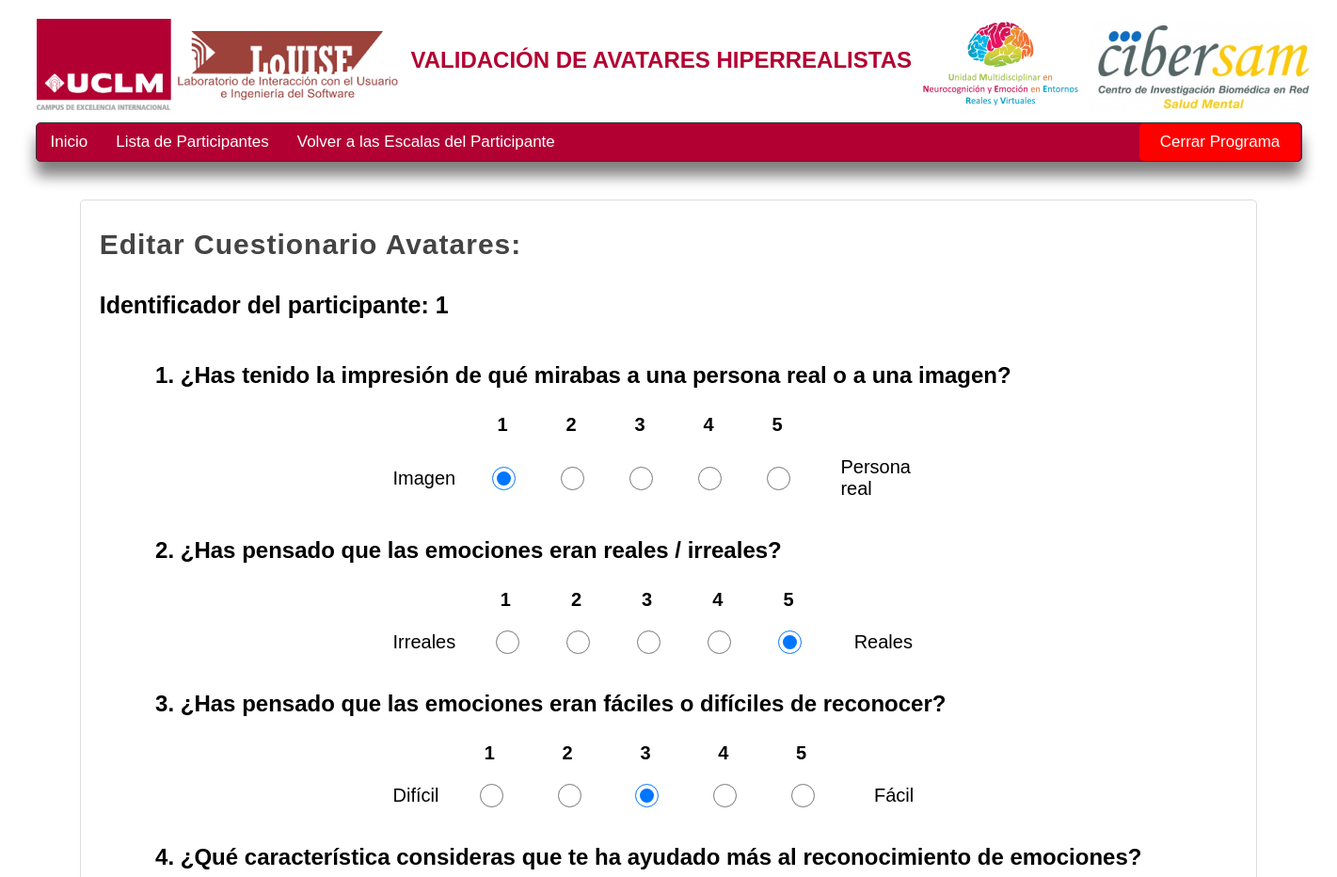
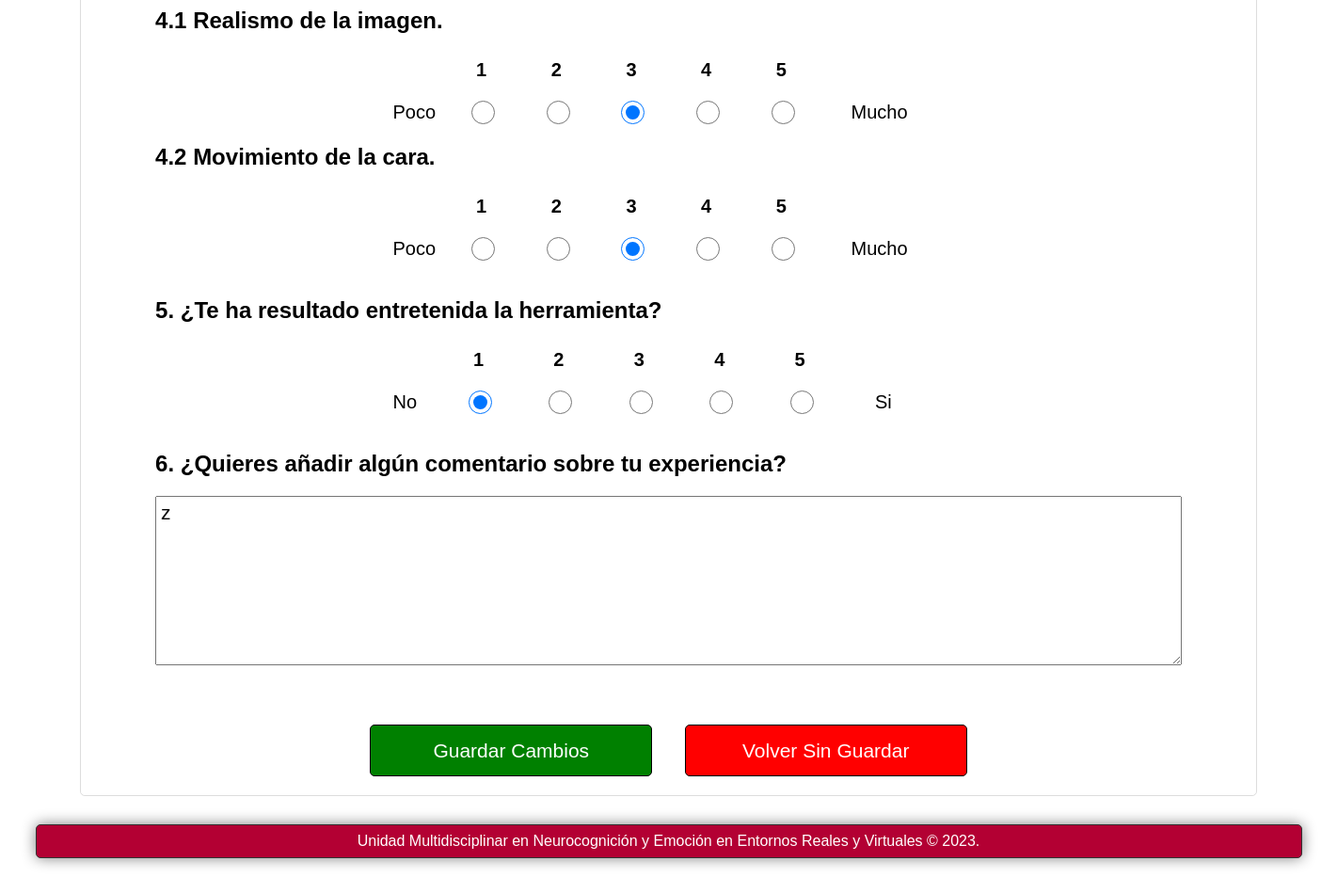
The app's page /cuestionarioavatares/control/estable/1/1/28-06-2023 19:30:10/ with its own data (2 pictures, top to bottom).
### appcarasrealistas.py (models this page shows)
class Cuestionarioavatares(db.Model):
    __bind_key__ = 'datosappcarasrealistas'
    idescala = db.Column(db.Integer, primary_key=True)
    idparticipante = db.Column(db.Text)
    nhcparticipante = db.Column(db.Text)
    tipoparticipante = db.Column(db.Text)
    estadoparticipante = db.Column(db.Text)
    estadoescala = db.Column(db.Text)
    fechacreacion = db.Column(db.Text)
    fechaultimamodificacion = db.Column(db.Text)
    cuestionarioavatares1 = db.Column(db.Text)
    cuestionarioavatares2 = db.Column(db.Text)
    cuestionarioavatares3 = db.Column(db.Text)
    cuestionarioavatares4_1 = db.Column(db.Text)
    cuestionarioavatares4_2 = db.Column(db.Text)
    cuestionarioavatares5 = db.Column(db.Text)
    cuestionarioavatares6 = db.Column(db.Text)

### appcarasrealistas.py (the view, shortened to what this page needs)
@appcarasrealistas.route("/cuestionarioavatares/<string:tipoparticipante>/<string:estadoparticipante>/<int:idparticipante>/<string:nhcparticipante>/<string:fechacreacion>/", methods=["GET", "POST"])
def mostrarcuestionarioavatares(tipoparticipante="", estadoparticipante="", idparticipante=None, nhcparticipante="", fechacreacion=""):
    if tipoparticipante == "control":
        if estadoparticipante =="estable":
            nombretablabd = Cuestionarioavatares
        tipolayout = 'layoutescalascontrol.html'
    formulariosecundario = buscarfirstparticipante(nombretablabd, idparticipante, nhcparticipante, fechacreacion)
    if not formulariosecundario:
        formulariosecundario = crearparticipanteescala(nombretablabd, idparticipante, nhcparticipante, fechacreacion)
    return render_template("/cuestionarioavatares.html", tipolayout=tipolayout, tipoparticipante=tipoparticipante, idparticipante=idparticipante, nhcparticipante=nhcparticipante, formulariosecundario=formulariosecundario)

### templates/cuestionarioavatares.html (shortened to what this page needs)
{% extends tipolayout %}
{% block contenttitle %}
<div>
    {% if formulariosecundario.estadoparticipante == "estable" %}
        {% if formulariosecundario.estadoescala == "Sin rellenar" %}
            <h1 class="titulo2">Cuestionario Avatares:</h1>
        {% elif formulariosecundario.estadoescala == "En Proceso o Finalizada" %}
            <h1 class="titulo2">Editar Cuestionario Avatares:</h1>
        {% endif %}
    {% endif %}
    <br>
</div>
{% endblock %}
{% block contentform %}
<div>
    <h4>1. ¿Has tenido la impresión de qué mirabas a una persona real o a una imagen?</h4>
    <table class="table11">
        <thead class="theadtable">
            <tr>
                <td class="titulostablas12"> </td>
                <td class="titulostablas12">1</td>
                <td class="titulostablas12">2</td>
                <td class="titulostablas12">3</td>
                <td class="titulostablas12">4</td>
                <td class="titulostablas12">5</td>
                <td class="titulostablas12"> </td>
            </tr>
        </thead>
        <tbody class="tbodytable1">
            <tr>
                <td class="titulostablas6">Imagen</td>
                <td class="contenidotabla1">
                    <input type="radio" id="cuestionarioavatares1" name="cuestionarioavatares1" value="1" {% if formulariosecundario.cuestionarioavatares1 == "1"  %} checked {% endif %}>
                </td>
                <td class="contenidotabla1">
                    <input type="radio" id="cuestionarioavatares2" name="cuestionarioavatares1" value="2" {% if formulariosecundario.cuestionarioavatares1 == "2"  %} checked {% endif %}>
                </td>
                <td class="contenidotabla1">
                    <input type="radio" id="cuestionarioavatares3" name="cuestionarioavatares1" value="3" {% if formulariosecundario.cuestionarioavatares1 == "3"  %} checked {% endif %}>
                </td>
                <td class="contenidotabla1">
                    <input type="radio" id="cuestionarioavatares4" name="cuestionarioavatares1" value="4" {% if formulariosecundario.cuestionarioavatares1 == "4"  %} checked {% endif %}>
                </td>
                <td class="contenidotabla1">
                    <input type="radio" id="cuestionarioavatares5" name="cuestionarioavatares1" value="5" {% if formulariosecundario.cuestionarioavatares1 == "5"  %} checked {% endif %}>
                </td>
                <td class="titulostablas6">Persona real</td>
            </tr>
        </tbody>
    </table>
</div>
<br>
<div>
    <h4>2. ¿Has pensado que las emociones eran reales / irreales?</h4>
    <table class="table11">
        <thead class="theadtable">
            <tr>
                <td class="titulostablas12"> </td>
                <td class="titulostablas12">1</td>
                <td class="titulostablas12">2</td>
                <td class="titulostablas12">3</td>
                <td class="titulostablas12">4</td>
                <td class="titulostablas12">5</td>
                <td class="titulostablas12"> </td>
            </tr>
        </thead>
        <tbody class="tbodytable1">
            <tr>
                <td class="titulostablas6">Irreales</td>
                <td class="contenidotabla1">
                    <input type="radio" id="cuestionarioavatares6" name="cuestionarioavatares2" value="1" {% if formulariosecundario.cuestionarioavatares2 == "1"  %} checked {% endif %}>
                </td>
                <td class="contenidotabla1">
                    <input type="radio" id="cuestionarioavatares7" name="cuestionarioavatares2" value="2" {% if formulariosecundario.cuestionarioavatares2 == "2"  %} checked {% endif %}>
                </td>
                <td class="contenidotabla1">
                    <input type="radio" id="cuestionarioavatares8" name="cuestionarioavatares2" value="3" {% if formulariosecundario.cuestionarioavatares2 == "3"  %} checked {% endif %}>
                </td>
                <td class="contenidotabla1">
                    <input type="radio" id="cuestionarioavatares9" name="cuestionarioavatares2" value="4" {% if formulariosecundario.cuestionarioavatares2 == "4"  %} checked {% endif %}>
                </td>
                <td class="contenidotabla1">
                    <input type="radio" id="cuestionarioavatares10" name="cuestionarioavatares2" value="5" {% if formulariosecundario.cuestionarioavatares2 == "5"  %} checked {% endif %}>
                </td>
                <td class="titulostablas6">Reales</td>
            </tr>
        </tbody>
    </table>
</div>
<br>
<div>
    <h4>3. ¿Has pensado que las emociones eran fáciles o difíciles de reconocer?</h4>
    <table class="table11">
        <thead class="theadtable">
            <tr>
                <td class="titulostablas12"> </td>
                <td class="titulostablas12">1</td>
                <td class="titulostablas12">2</td>
                <td class="titulostablas12">3</td>
                <td class="titulostablas12">4</td>
                <td class="titulostablas12">5</td>
                <td class="titulostablas12"> </td>
            </tr>
        </thead>
        <tbody class="tbodytable1">
            <tr>
                <td class="titulostablas6">Difícil</td>
                <td class="contenidotabla1">
                    <input type="radio" id="cuestionarioavatares11" name="cuestionarioavatares3" value="1" {% if formulariosecundario.cuestionarioavatares3 == "1"  %} checked {% endif %}>
                </td>
                <td class="contenidotabla1">
                    <input type="radio" id="cuestionarioavatares12" name="cuestionarioavatares3" value="2" {% if formulariosecundario.cuestionarioavatares3 == "2"  %} checked {% endif %}>
                </td>
                <td class="contenidotabla1">
                    <input type="radio" id="cuestionarioavatares13" name="cuestionarioavatares3" value="3" {% if formulariosecundario.cuestionarioavatares3 == "3"  %} checked {% endif %}>
                </td>
                <td class="contenidotabla1">
                    <input type="radio" id="cuestionarioavatares14" name="cuestionarioavatares3" value="4" {% if formulariosecundario.cuestionarioavatares3 == "4"  %} checked {% endif %}>
                </td>
                <td class="contenidotabla1">
                    <input type="radio" id="cuestionarioavatares15" name="cuestionarioavatares3" value="5" {% if formulariosecundario.cuestionarioavatares3 == "5"  %} checked {% endif %}>
                </td>
                <td class="titulostablas6">Fácil</td>
            </tr>
        </tbody>
    </table>
</div>
<br>
<div>
    <h4>4. ¿Qué característica consideras que te ha ayudado más al reconocimiento de emociones?</h4>
    <div>
        <h4>4.1 Realismo de la imagen.</h4>
        <table class="table11">
            <thead class="theadtable">
                <tr>
                    <td class="titulostablas12"> </td>
                    <td class="titulostablas12">1</td>
                    <td class="titulostablas12">2</td>
                    <td class="titulostablas12">3</td>
                    <td class="titulostablas12">4</td>
                    <td class="titulostablas12">5</td>
                    <td class="titulostablas12"> </td>
                </tr>
            </thead>
            <tbody class="tbodytable1">
                <tr>
                    <td class="titulostablas6">Poco</td>
                    <td class="contenidotabla1">
                        <input type="radio" id="cuestionarioavatares16" name="cuestionarioavatares4_1" value="1" {% if formulariosecundario.cuestionarioavatares4_1 == "1"  %} checked {% endif %}>
                    </td>
                    <td class="contenidotabla1">
                        <input type="radio" id="cuestionarioavatares17" name="cuestionarioavatares4_1" value="2" {% if formulariosecundario.cuestionarioavatares4_1 == "2"  %} checked {% endif %}>
                    </td>
                    <td class="contenidotabla1">
                        <input type="radio" id="cuestionarioavatares18" name="cuestionarioavatares4_1" value="3" {% if formulariosecundario.cuestionarioavatares4_1 == "3"  %} checked {% endif %}>
                    </td>
                    <td class="contenidotabla1">
                        <input type="radio" id="cuestionarioavatares19" name="cuestionarioavatares4_1" value="4" {% if formulariosecundario.cuestionarioavatares4_1 == "4"  %} checked {% endif %}>
                    </td>
                    <td class="contenidotabla1">
                        <input type="radio" id="cuestionarioavatares20" name="cuestionarioavatares4_1" value="5" {% if formulariosecundario.cuestionarioavatares4_1 == "5"  %} checked {% endif %}>
                    </td>
                    <td class="titulostablas6">Mucho</td>
                </tr>
            </tbody>
        </table>
    </div>
    <div>
        <h4>4.2 Movimiento de la cara.</h4>
        <table class="table11">
            <thead class="theadtable">
                <tr>
                    <td class="titulostablas12"> </td>
                    <td class="titulostablas12">1</td>
                    <td class="titulostablas12">2</td>
                    <td class="titulostablas12">3</td>
                    <td class="titulostablas12">4</td>
                    <td class="titulostablas12">5</td>
                    <td class="titulostablas12"> </td>
                </tr>
            </thead>
            <tbody class="tbodytable1">
                <tr>
                    <td class="titulostablas6">Poco</td>
                    <td class="contenidotabla1">
                        <input type="radio" id="cuestionarioavatares21" name="cuestionarioavatares4_2" value="1" {% if formulariosecundario.cuestionarioavatares4_2 == "1"  %} checked {% endif %}>
                    </td>
                    <td class="contenidotabla1">
                        <input type="radio" id="cuestionarioavatares22" name="cuestionarioavatares4_2" value="2" {% if formulariosecundario.cuestionarioavatares4_2 == "2"  %} checked {% endif %}>
                    </td>
                    <td class="contenidotabla1">
                        <input type="radio" id="cuestionarioavatares23" name="cuestionarioavatares4_2" value="3" {% if formulariosecundario.cuestionarioavatares4_2 == "3"  %} checked {% endif %}>
                    </td>
                    <td class="contenidotabla1">
                        <input type="radio" id="cuestionarioavatares24" name="cuestionarioavatares4_2" value="4" {% if formulariosecundario.cuestionarioavatares4_2 == "4"  %} checked {% endif %}>
                    </td>
                    <td class="contenidotabla1">
                        <input type="radio" id="cuestionarioavatares25" name="cuestionarioavatares4_2" value="5" {% if formulariosecundario.cuestionarioavatares4_2 == "5"  %} checked {% endif %}>
                    </td>
                    <td class="titulostablas6">Mucho</td>
                </tr>
            </tbody>
        </table>
    </div>
</div>
<br>
<div>
    <h4>5. ¿Te ha resultado entretenida la herramienta?</h4>
    <table class="table11">
        <thead class="theadtable">
            <tr>
                <td class="titulostablas12"> </td>
                <td class="titulostablas12">1</td>
                <td class="titulostablas12">2</td>
                <td class="titulostablas12">3</td>
                <td class="titulostablas12">4</td>
                <td class="titulostablas12">5</td>
                <td class="titulostablas12"> </td>
            </tr>
        </thead>
        <tbody class="tbodytable1">
            <tr>
                <td class="titulostablas6">No</td>
                <td class="contenidotabla1">
                    <input type="radio" id="cuestionarioavatares26" name="cuestionarioavatares5" value="1" {% if formulariosecundario.cuestionarioavatares5 == "1"  %} checked {% endif %}>
                </td>
                <td class="contenidotabla1">
                    <input type="radio" id="cuestionarioavatares27" name="cuestionarioavatares5" value="2" {% if formulariosecundario.cuestionarioavatares5 == "2"  %} checked {% endif %}>
                </td>
                <td class="contenidotabla1">
                    <input type="radio" id="cuestionarioavatares28" name="cuestionarioavatares5" value="3" {% if formulariosecundario.cuestionarioavatares5 == "3"  %} checked {% endif %}>
                </td>
                <td class="contenidotabla1">
                    <input type="radio" id="cuestionarioavatares29" name="cuestionarioavatares5" value="4" {% if formulariosecundario.cuestionarioavatares5 == "4"  %} checked {% endif %}>
                </td>
                <td class="contenidotabla1">
                    <input type="radio" id="cuestionarioavatares30" name="cuestionarioavatares5" value="5" {% if formulariosecundario.cuestionarioavatares5 == "5"  %} checked {% endif %}>
                </td>
                <td class="titulostablas6">Si</td>
            </tr>
        </tbody>
    </table>
</div>
<br>
<div>
    <h4>6. ¿Quieres añadir algún comentario sobre tu experiencia?</h4>
    <textarea id="cuestionarioavatares31" name="cuestionarioavatares6" rows="7" placeholder="Indica algún comentario sobre tu experiencia">{{formulariosecundario.cuestionarioavatares6}}</textarea>
</div>
<br>
{% endblock %}

### records on screen
Cuestionarioavatares: cuestionarioavatares1 "☑", cuestionarioavatares2 "☑", cuestionarioavatares3 "☑", cuestionarioavatares4_1 "☑", cuestionarioavatares4_2 "☑", cuestionarioavatares5 "☑", cuestionarioavatares6 "z"

### other values on screen
{{ nhcparticipante }} "1"
